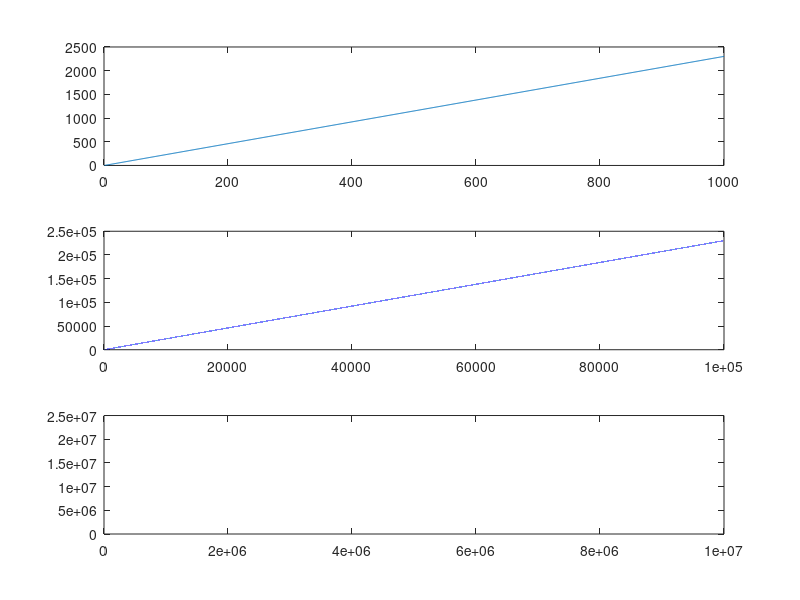

Recreate this plot in MATLAB.
% Each word will be represented by n features if there are n classes in classification.
% Given word w and class C,
% y(w, C) = 1./log10(t/x);
% t is the total occurrences of the word w in all classes,
% x is the occuurence count of w for class C,
% y is the feature value calculated for the word w for a particular class C.
% The review/ observation will thus have n features as well, summing up the values of y for all the words in the review,
% corresponding to a given class.

t = 1:1000;
y = 1./log10(t./(t-1));
subplot(311), plot(t,y);

t = 1:100000;
y = 1./log10(t./(t-1));
subplot(312), plot(t,y);

t = 1:10000000;
y = 1./log10(t./(t-1));
subplot(313), plot(t,y);
